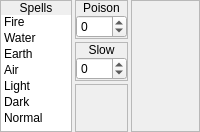
          <widget class="QWidget" name="wResistance" native="true">
           <property name="sizePolicy">
            <sizepolicy hsizetype="Preferred" vsizetype="Fixed">
             <horstretch>0</horstretch>
             <verstretch>0</verstretch>
            </sizepolicy>
           </property>
           <layout class="QHBoxLayout" name="horizontalLayout_4">
            <property name="spacing">
             <number>3</number>
            </property>
            <property name="leftMargin">
             <number>0</number>
            </property>
            <property name="topMargin">
             <number>0</number>
            </property>
            <property name="rightMargin">
             <number>0</number>
            </property>
            <property name="bottomMargin">
             <number>0</number>
            </property>
            <item>
             <widget class="QFrame" name="frame_10">
              <property name="sizePolicy">
               <sizepolicy hsizetype="Fixed" vsizetype="Preferred">
                <horstretch>0</horstretch>
                <verstretch>0</verstretch>
               </sizepolicy>
              </property>
              <property name="frameShape">
               <enum>QFrame::StyledPanel</enum>
              </property>
              <property name="frameShadow">
               <enum>QFrame::Raised</enum>
              </property>
              <layout class="QVBoxLayout" name="verticalLayout_10">
               <property name="spacing">
                <number>0</number>
               </property>
               <property name="leftMargin">
                <number>0</number>
               </property>
               <property name="topMargin">
                <number>0</number>
               </property>
               <property name="rightMargin">
                <number>0</number>
               </property>
               <property name="bottomMargin">
                <number>0</number>
               </property>
               <item>
                <widget class="QLabel" name="label_10">
                 <property name="sizePolicy">
                  <sizepolicy hsizetype="Preferred" vsizetype="Fixed">
                   <horstretch>0</horstretch>
                   <verstretch>0</verstretch>
                  </sizepolicy>
                 </property>
                 <property name="text">
                  <string>Spells</string>
                 </property>
                 <property name="alignment">
                  <set>Qt::AlignCenter</set>
                 </property>
                </widget>
               </item>
               <item>
                <widget class="QWidget" name="widget_10" native="true">
                 <layout class="QVBoxLayout" name="verticalLayout_17">
                  <property name="spacing">
                   <number>0</number>
                  </property>
                  <property name="leftMargin">
                   <number>0</number>
                  </property>
                  <property name="topMargin">
                   <number>0</number>
                  </property>
                  <property name="rightMargin">
                   <number>0</number>
                  </property>
                  <property name="bottomMargin">
                   <number>0</number>
                  </property>
                  <item>
                   <widget class="QListWidget" name="lstSpells">
                    <property name="minimumSize">
                     <size>
                      <width>70</width>
                      <height>0</height>
                     </size>
                    </property>
                    <property name="maximumSize">
                     <size>
                      <width>70</width>
                      <height>116</height>
                     </size>
                    </property>
                    <property name="frameShape">
                     <enum>QFrame::NoFrame</enum>
                    </property>
                    <property name="verticalScrollBarPolicy">
                     <enum>Qt::ScrollBarAlwaysOff</enum>
                    </property>
                    <property name="horizontalScrollBarPolicy">
                     <enum>Qt::ScrollBarAlwaysOff</enum>
                    </property>
                    <property name="editTriggers">
                     <set>QAbstractItemView::NoEditTriggers</set>
                    </property>
                    <property name="selectionMode">
                     <enum>QAbstractItemView::NoSelection</enum>
                    </property>
                    <property name="iconSize">
                     <size>
                      <width>8</width>
                      <height>8</height>
                     </size>
                    </property>
                    <property name="textElideMode">
                     <enum>Qt::ElideNone</enum>
                    </property>
                    <property name="verticalScrollMode">
                     <enum>QAbstractItemView::ScrollPerPixel</enum>
                    </property>
                    <property name="horizontalScrollMode">
                     <enum>QAbstractItemView::ScrollPerPixel</enum>
                    </property>
                    <property name="gridSize">
                     <size>
                      <width>0</width>
                      <height>16</height>
                     </size>
                    </property>
                    <property name="uniformItemSizes">
                     <bool>true</bool>
                    </property>
                    <item>
                     <property name="text">
                      <string>Fire</string>
                     </property>
                     <property name="icon">
                      <iconset resource="icons.qrc">
                       <normaloff>:/icons/spellResistance1.png</normaloff>:/icons/spellResistance1.png</iconset>
                     </property>
                    </item>
                    <item>
                     <property name="text">
                      <string>Water</string>
                     </property>
                     <property name="icon">
                      <iconset resource="icons.qrc">
                       <normaloff>:/icons/spellResistance1.png</normaloff>:/icons/spellResistance1.png</iconset>
                     </property>
                    </item>
                    <item>
                     <property name="text">
                      <string>Earth</string>
                     </property>
                     <property name="icon">
                      <iconset resource="icons.qrc">
                       <normaloff>:/icons/spellResistance1.png</normaloff>:/icons/spellResistance1.png</iconset>
                     </property>
                    </item>
                    <item>
                     <property name="text">
                      <string>Air</string>
                     </property>
                     <property name="icon">
                      <iconset resource="icons.qrc">
                       <normaloff>:/icons/spellResistance1.png</normaloff>:/icons/spellResistance1.png</iconset>
                     </property>
                    </item>
                    <item>
                     <property name="text">
                      <string>Light</string>
                     </property>
                     <property name="icon">
                      <iconset resource="icons.qrc">
                       <normaloff>:/icons/spellResistance1.png</normaloff>:/icons/spellResistance1.png</iconset>
                     </property>
                    </item>
                    <item>
                     <property name="text">
                      <string>Dark</string>
                     </property>
                     <property name="icon">
                      <iconset resource="icons.qrc">
                       <normaloff>:/icons/spellResistance1.png</normaloff>:/icons/spellResistance1.png</iconset>
                     </property>
                    </item>
                    <item>
                     <property name="text">
                      <string>Normal</string>
                     </property>
                     <property name="icon">
                      <iconset resource="icons.qrc">
                       <normaloff>:/icons/spellResistance1.png</normaloff>:/icons/spellResistance1.png</iconset>
                     </property>
                    </item>
                   </widget>
                  </item>
                 </layout>
                </widget>
               </item>
              </layout>
             </widget>
            </item>
            <item>
             <widget class="QWidget" name="widget_14" native="true">
              <property name="sizePolicy">
               <sizepolicy hsizetype="Fixed" vsizetype="Preferred">
                <horstretch>0</horstretch>
                <verstretch>0</verstretch>
               </sizepolicy>
              </property>
              <layout class="QVBoxLayout" name="verticalLayout_13">
               <property name="spacing">
                <number>3</number>
               </property>
               <property name="leftMargin">
                <number>0</number>
               </property>
               <property name="topMargin">
                <number>0</number>
               </property>
               <property name="rightMargin">
                <number>0</number>
               </property>
               <property name="bottomMargin">
                <number>0</number>
               </property>
               <item>
                <widget class="QFrame" name="frame_11">
                 <property name="sizePolicy">
                  <sizepolicy hsizetype="Preferred" vsizetype="Fixed">
                   <horstretch>0</horstretch>
                   <verstretch>0</verstretch>
                  </sizepolicy>
                 </property>
                 <property name="frameShape">
                  <enum>QFrame::StyledPanel</enum>
                 </property>
                 <property name="frameShadow">
                  <enum>QFrame::Raised</enum>
                 </property>
                 <layout class="QVBoxLayout" name="verticalLayout_11">
                  <property name="spacing">
                   <number>0</number>
                  </property>
                  <property name="leftMargin">
                   <number>0</number>
                  </property>
                  <property name="topMargin">
                   <number>0</number>
                  </property>
                  <property name="rightMargin">
                   <number>0</number>
                  </property>
                  <property name="bottomMargin">
                   <number>0</number>
                  </property>
                  <item>
                   <widget class="QLabel" name="label_11">
                    <property name="sizePolicy">
                     <sizepolicy hsizetype="Preferred" vsizetype="Fixed">
                      <horstretch>0</horstretch>
                      <verstretch>0</verstretch>
                     </sizepolicy>
                    </property>
                    <property name="text">
                     <string>Poison</string>
                    </property>
                    <property name="alignment">
                     <set>Qt::AlignCenter</set>
                    </property>
                   </widget>
                  </item>
                  <item>
                   <widget class="QWidget" name="widget_11" native="true">
                    <layout class="QHBoxLayout" name="horizontalLayout_12">
                     <property name="spacing">
                      <number>0</number>
                     </property>
                     <property name="leftMargin">
                      <number>0</number>
                     </property>
                     <property name="topMargin">
                      <number>0</number>
                     </property>
                     <property name="rightMargin">
                      <number>0</number>
                     </property>
                     <property name="bottomMargin">
                      <number>0</number>
                     </property>
                     <item>
                      <widget class="QSpinBox" name="numPoison">
                       <property name="minimum">
                        <number>-127</number>
                       </property>
                       <property name="maximum">
                        <number>127</number>
                       </property>
                      </widget>
                     </item>
                    </layout>
                   </widget>
                  </item>
                 </layout>
                </widget>
               </item>
               <item>
                <widget class="QFrame" name="frame_12">
                 <property name="sizePolicy">
                  <sizepolicy hsizetype="Preferred" vsizetype="Fixed">
                   <horstretch>0</horstretch>
                   <verstretch>0</verstretch>
                  </sizepolicy>
                 </property>
                 <property name="frameShape">
                  <enum>QFrame::StyledPanel</enum>
                 </property>
                 <property name="frameShadow">
                  <enum>QFrame::Raised</enum>
                 </property>
                 <layout class="QVBoxLayout" name="verticalLayout_12">
                  <property name="spacing">
                   <number>0</number>
                  </property>
                  <property name="leftMargin">
                   <number>0</number>
                  </property>
                  <property name="topMargin">
                   <number>0</number>
                  </property>
                  <property name="rightMargin">
                   <number>0</number>
                  </property>
                  <property name="bottomMargin">
                   <number>0</number>
                  </property>
                  <item>
                   <widget class="QLabel" name="label_12">
                    <property name="sizePolicy">
                     <sizepolicy hsizetype="Preferred" vsizetype="Fixed">
                      <horstretch>0</horstretch>
                      <verstretch>0</verstretch>
                     </sizepolicy>
                    </property>
                    <property name="text">
                     <string>Slow</string>
                    </property>
                    <property name="alignment">
                     <set>Qt::AlignCenter</set>
                    </property>
                   </widget>
                  </item>
                  <item>
                   <widget class="QWidget" name="widget_12" native="true">
                    <layout class="QHBoxLayout" name="horizontalLayout_13">
                     <property name="spacing">
                      <number>0</number>
                     </property>
                     <property name="leftMargin">
                      <number>0</number>
                     </property>
                     <property name="topMargin">
                      <number>0</number>
                     </property>
                     <property name="rightMargin">
                      <number>0</number>
                     </property>
                     <property name="bottomMargin">
                      <number>0</number>
                     </property>
                     <item>
                      <widget class="QSpinBox" name="numSlow">
                       <property name="minimum">
                        <number>-127</number>
                       </property>
                       <property name="maximum">
                        <number>127</number>
                       </property>
                      </widget>
                     </item>
                    </layout>
                   </widget>
                  </item>
                 </layout>
                </widget>
               </item>
               <item>
                <widget class="QFrame" name="frame_13">
                 <property name="frameShape">
                  <enum>QFrame::StyledPanel</enum>
                 </property>
                 <property name="frameShadow">
                  <enum>QFrame::Raised</enum>
                 </property>
                </widget>
               </item>
              </layout>
             </widget>
            </item>
            <item>
             <widget class="QFrame" name="frame_14">
              <property name="frameShape">
               <enum>QFrame::StyledPanel</enum>
              </property>
              <property name="frameShadow">
               <enum>QFrame::Raised</enum>
              </property>
             </widget>
            </item>
           </layout>
          </widget>
